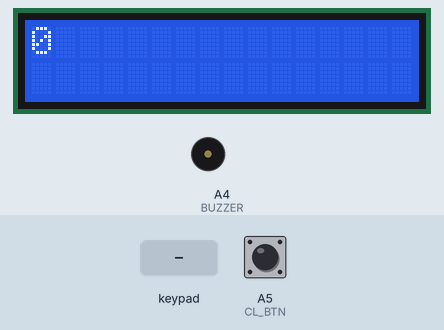
Bench run of a sketch on a simulated Arduino Uno, built with avr-gcc and run on an emulated ATmega328P. On the bench: 16×2 character LCD, buzzer (waves = sounding, pin HIGH). The inputs (shaded band) are chosen by the test bench; at power-on: A5 (CL_BTN) HIGH.

Above: at 1.6 s.
1.7 s: keypad keys 9 8 7 6 * pressed 0.4 s apart
At 3.8 s:
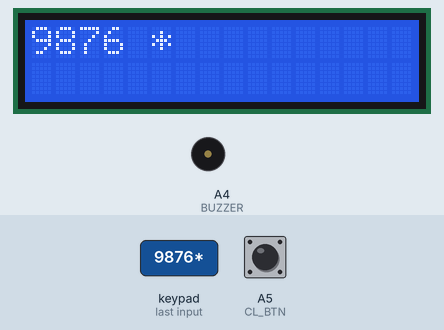
5.2 s: A5 (CL_BTN) pulled LOW for 3.2 s
At 5.71 s:
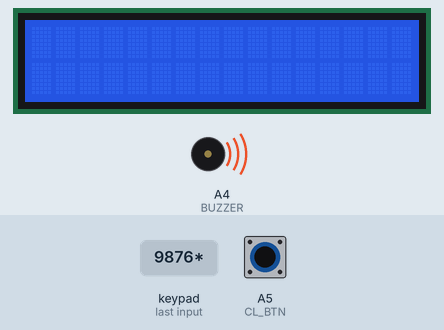
9.9 s: key '/' pressed
At 11.1 s:
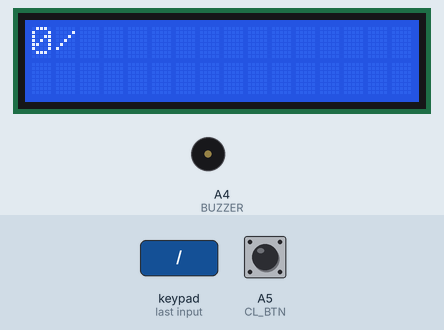
11.4 s: key '=' pressed
At 12.2 s:
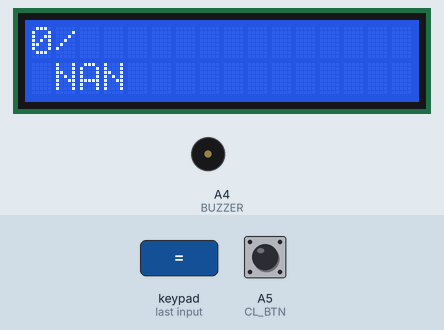
12.9 s: A5 (CL_BTN) pulled LOW for 0.15 s
At 13.5 s:
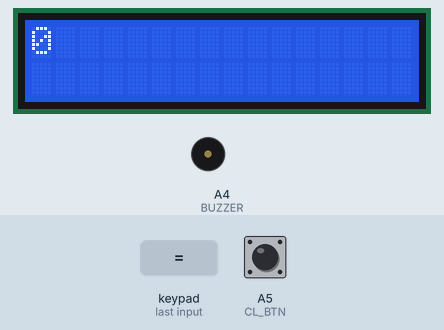
14.6 s: keypad keys 9 8 7 6 = pressed 0.4 s apart
At 17.3 s:
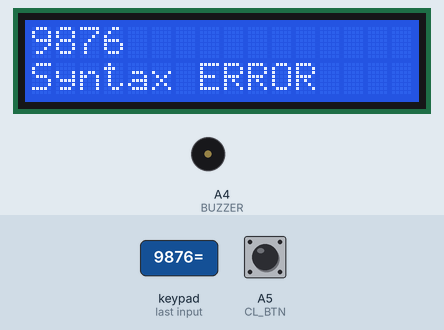
Timing chart, 0 to 18.8 s (numbered marks = the images above; inputs shaded):
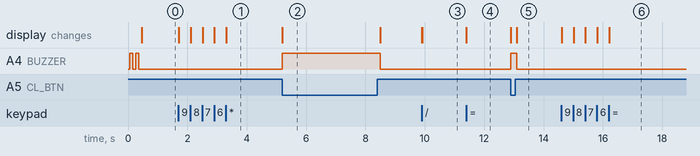

Measured:
- after the input at 1.7 s, the display: first changes at once (image 1 shows a later state)
- after the input at 5.2 s, A4 (BUZZER): LOW → HIGH at once, → LOW 3.3 s later; the display: changes at once (image 2)
- after the input at 9.9 s, the display: first changes at once (image 3 shows a later state)
- after the input at 11.4 s, the display: first changes at once (image 4 shows a later state)
- after the input at 12.9 s, A4 (BUZZER): LOW → HIGH at once, → LOW 0.20 s later; the display: first changes at once (image 5 shows a later state)
- after the input at 14.6 s, the display: first changes at once (image 6 shows a later state)

The sketch:

LCD_CALC.ino
```cpp
// (licence header left out)
#include <LiquidCrystal.h>
#include <Keypad.h>

/**** 定义引脚 ****/
#define BUZZER A4  // 蜂鸣器
#define CL_BTN A5  // 清屏按钮

#define D4 5  // lcd数据引脚
#define D5 4
#define D6 3
#define D7 2
#define RS_PIN A0
#define EN_PIN A1

LiquidCrystal lcd(RS_PIN, EN_PIN, D4, D5, D6, D7);

/**** Keypad对象 ****/
const byte ROWS = 4;       //四行
const byte COLS = 4;       //四列
char keys[ROWS][COLS] = {  // 按钮代表对应字符
  { '7', '8', '9', '/' },
  { '4', '5', '6', '*' },
  { '1', '2', '3', '-' },
  { '0', '.', '=', '+' }
};
byte rowPins[ROWS] = { 9, 8, 7, 6 };      //Keypad所有行的引脚
byte colPins[COLS] = { 13, 12, 11, 10 };  //Keypad所有列的引脚

Keypad keypad = Keypad(makeKeymap(keys), rowPins, colPins, ROWS, COLS);

char op = ' ';
String num1;
String num2;
String result;

/* 屏幕上显示输出结果
 */
void displayChars() {
  String txt = num1 + " " + op + " " + num2;
  lcd.clear();

  lcd.setCursor(0, 0);
  lcd.print(txt);  // 显示第一行过程
  lcd.setCursor(0, 1);
  lcd.print(result);  // 显示第二行结果
}

/* 计算结果
 */
String calculate() {
  switch (op) {  // 计算结果
    case '/': return String(num1.toFloat() / num2.toFloat());
    case '*': return String(num1.toFloat() * num2.toFloat());
    case '-': return String(num1.toFloat() - num2.toFloat());
    case '+': return String(num1.toFloat() + num2.toFloat());
    default: return "Syntax ERROR";
  }
}

void setup() {
  pinMode(CL_BTN, INPUT_PULLUP);
  lcd.begin(16, 2);         // lcd初始化, 多少行, 多少列
  lcd.print("@ZFCX Calc");  // 显示计算器初始化界面

  pinMode(BUZZER, OUTPUT);  // 蜂鸣器报警
  for (byte i = 0; i < 4; i++) {
    digitalWrite(BUZZER, !digitalRead(BUZZER));
    delay(100);
  }
  digitalWrite(BUZZER, LOW);

  lcd.clear();
}

void loop() {
  if (num1 == "") {  // 待机时, 第一行总是显示'0'
    lcd.setCursor(0, 0);
    lcd.print("0");
  }

  char key = keypad.getKey();  // 读取Keypad

  if (digitalRead(CL_BTN) == LOW) {
    // 按下按钮后一切重置
    op = ' ';
    num1 = "", num2 = "", result = "";
    lcd.clear();

    digitalWrite(BUZZER, HIGH);
    delay(100);
    digitalWrite(BUZZER, LOW);
  }

  if (key && result == "") {
    // 按钮被按下
    if (key != '=') {

      if (key != '/' && key != '*' && key != '-' && key != '+') {
        // 按下数字键或小数点键
        if (op == ' ') {
          // 正在输入第一个数
          if (num1.length() >= 6 || (key == '.' && num1.indexOf('.') >= 0)) return;  // 确保小数点不重复输入, 位数不超限
          num1 = num1 + key;
        } else {
          // 正在输入第二个数
          if (num2.length() >= 6 || (key == '.' && num2.indexOf('.') >= 0)) return;  // 确保小数点不重复输入, 位数不超限
          num2 = num2 + key;
        }

      } else {
        // 按下加减乘除键
        if (op != ' ') return;  // 防止重复输入
        op = key;
      }

    } else {
      // 按下等于键
      result = calculate();
    }
    displayChars();
  }
}
```
